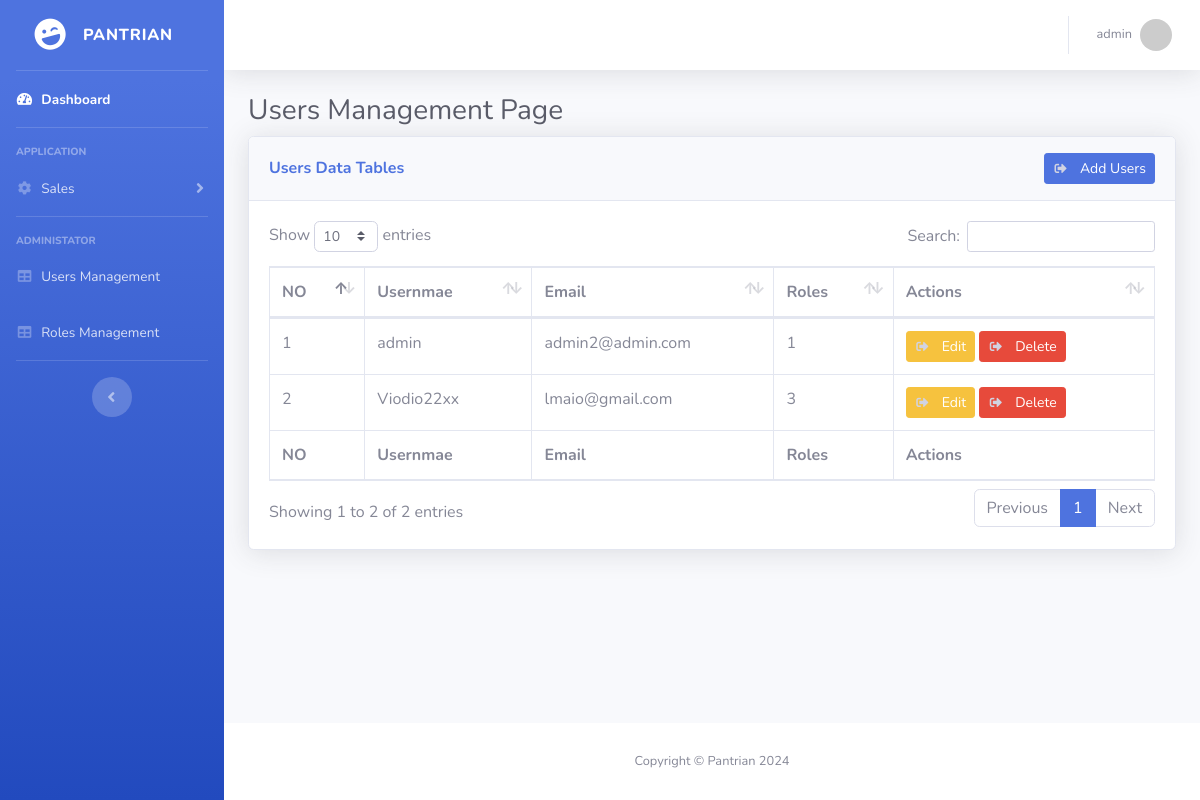
The app's page /pages/users.php (signed in), older data.
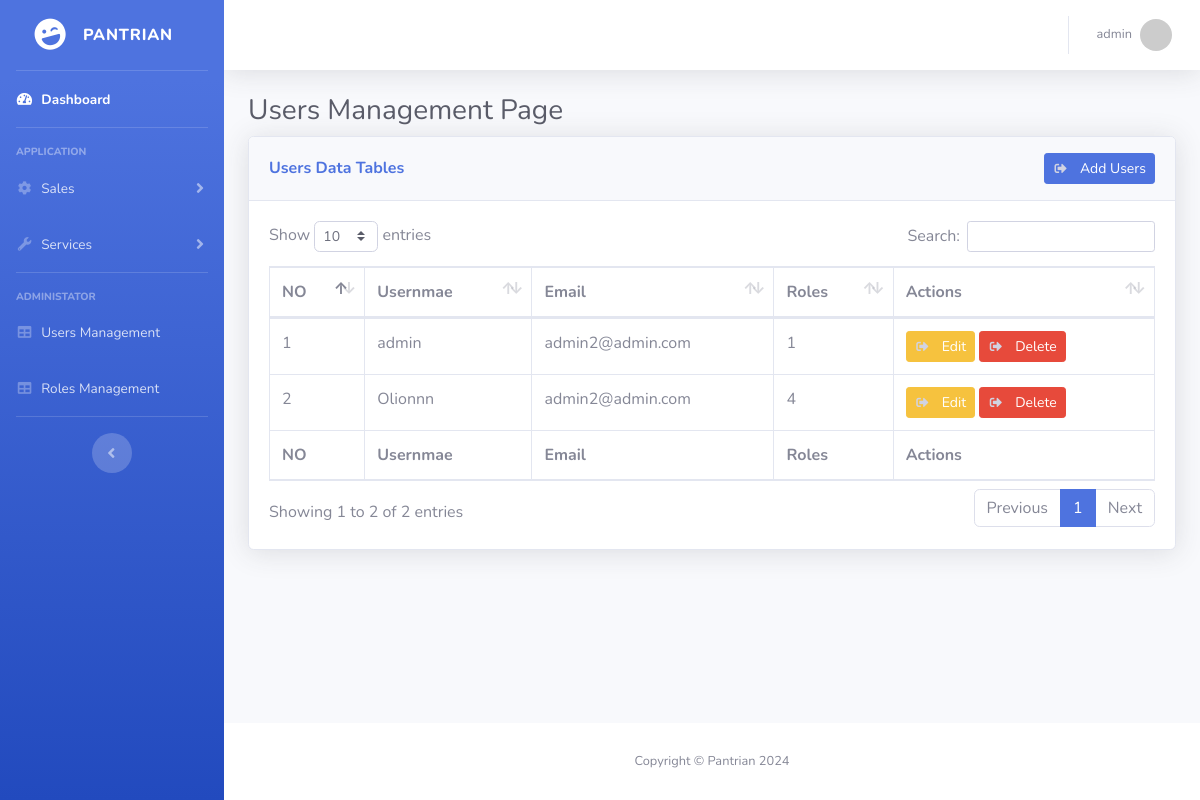
The same page, newer data.
### tables this page shows
CREATE TABLE `users` (
  `id` int(11) NOT NULL,
  `username` varchar(255) NOT NULL,
  `email` varchar(255) NOT NULL,
  `password` varchar(255) NOT NULL,
  `role_id` int(11) NOT NULL
);

### pages/access.php (called while the page is built)
<?php
    function checkAccessPage($db, $accesid, $redirectpage) {
        if ($_SESSION['user']['role_id'] != '') {
            $sql = "SELECT * FROM role_permission WHERE role_id = ".$_SESSION['user']['role_id'];
            $result = mysqli_query($db, $sql);
            $perm = [];
            while ($data = mysqli_fetch_assoc($result)) {
                $perm[] = $data['perm_id'];
            }
            $re  = in_array($accesid, $perm);
            if ($re == false) {
                if ($redirectpage != '') {
                    header('Location: ' . $redirectpage);
                } else {
                    return false;
                }
                return false;
            } else {
                return true;
            }
        }
    }
?>

### pages/users.php (the view, shortened to what this page needs)
<?php
    $title = "Users Management Page";
    require_once("../layout/header.php");
    require_once("../db.php");
    require_once("access.php");
    function getUsers() {
        global $db;
        $sql = "SELECT * FROM users";
        $result = $db->query($sql);
        $users = [];
        if ($result->num_rows > 0) {
            while($row = $result->fetch_assoc()) {
                $users[] = $row;
            }
        }
        return $users;
    }
?>
    <div id="wrapper">
        <?php require_once("../layout/sidebar.php"); ?>
        <div id="content-wrapper" class="d-flex flex-column">
            <div id="content">
                <?php  require_once("../layout/topbar.php"); ?>
                <div class="container-fluid">
                    <h1 class="h3 mb-2 text-gray-800"><?= $title ?></h1>
                    <div class="card shadow mb-4">
                        <div class="card-header py-3 d-flex justify-content-between">
                            <h6 class="m-0 my-auto font-weight-bold text-primary ">Users Data Tables</h6>
                            <button class="btn btn-primary btn-sm" data-toggle="modal" data-target="#addModal">
                                <i class="fas fa-sign-out-alt fa-sm fa-fw mr-2 text-gray-400"></i>
                                Add Users
                            </button>
                        </div>
                        <div class="card-body">
                            <div class="table-responsive">
                                <table class="table table-bordered" id="dataTable" width="100%" cellspacing="0">
                                    <thead>
                                        <tr>
                                            <th>NO</th>
                                            <th>Usernmae</th>
                                            <th>Email</th>
                                            <th>Roles</th>
                                            <th>Actions</th>
                                        </tr>
                                    </thead>
                                    <tfoot>
                                        <tr>
                                            <th>NO</th>
                                            <th>Usernmae</th>
                                            <th>Email</th>
                                            <th>Roles</th>
                                            <th>Actions</th>
                                        </tr>
                                    </tfoot>
                                    <tbody>
                                        <?php
                                            $no = 1;
                                            $users = getUsers();
                                            foreach($users as $user) {
                                                echo "<tr>";
                                                echo "<td>".$no."</td>";
                                                echo "<td>".$user['username']."</td>";
                                                echo "<td>".$user['email']."</td>";
                                                echo "<td>".$user['role_id']."</td>";
                                                echo "<td>
                                                    <button class='btn btn-warning btn-sm' data-toggle='modal' data-target='#editModal' data-id='".$user['id']."' data-username='".$user['username']."'  data-email='".$user['email']."' data-role='".$user['role_id']."'>
                                                        <i class='fas fa-sign-out-alt fa-sm fa-fw mr-2 text-gray-400'></i>
                                                        Edit
                                                    </button>
                                                    <button class='btn btn-danger btn-sm' data-toggle='modal' data-target='#deleteModal' data-id='".$user['id']."' data-username='".$user['username']."'  data-email='".$user['email']."'>
                                                        <i class='fas fa-sign-out-alt fa-sm fa-fw mr-2 text-gray-400'></i>
                                                        Delete
                                                    </button>
                                                </td>";
                                                echo "</tr>";
                                                $no++;
                                            }
                                        ?>
                                    </tbody>
                                </table>
                            </div>
                        </div>
                    </div>
                </div>
            </div>
            <?php require_once("../layout/bottombar.php"); ?>
        </div>
    </div>
    <?php
        require_once("../layout/footer.php");
    ?>

### layout/header.php (shortened to what this page needs)
<!DOCTYPE html>
<html lang="en">
<head>
    <link href="../assets/vendor/fontawesome-free/css/all.min.css" rel="stylesheet" type="text/css">
    <link href="../assets/css/sb-admin-2.min.css" rel="stylesheet">
    <link href="../assets/vendor/datatables/dataTables.bootstrap4.min.css" rel="stylesheet">
</head>
<body class="bg-gradient-primary" id="page-top">

### layout/sidebar.php (shortened to what this page needs)
<?php
require_once("../db.php");
require_once("../pages/access.php");
?>
<ul class="navbar-nav bg-gradient-primary sidebar sidebar-dark accordion" id="accordionSidebar">
    <a class="sidebar-brand d-flex align-items-center justify-content-center" href="index.html">
        <div class="sidebar-brand-icon rotate-n-15">
            <i class="fas fa-laugh-wink"></i>
        </div>
        <div class="sidebar-brand-text mx-3">Pantrian</div>
    </a>
    <hr class="sidebar-divider my-0">
    <?php if (checkAccessPage($db, 9, '')) : ?>
    <li class="nav-item active">
        <a class="nav-link" href="../pages/dashboard.php">
            <i class="fas fa-fw fa-tachometer-alt"></i>
            <span>Dashboard</span></a>
    </li>
    <?php endif; ?>
    <hr class="sidebar-divider">
    <div class="sidebar-heading">
        Application
    </div>
    <?php if (checkAccessPage($db, 14, '')) : ?>
    <li class="nav-item">
        <a class="nav-link collapsed" href="#" data-toggle="collapse" data-target="#collapseTwo"
            aria-expanded="true" aria-controls="collapseTwo">
            <i class="fas fa-fw fa-cog"></i>
            <span>Sales</span>
        </a>
    </li>
    <?php endif; ?>
    <?php if (checkAccessPage($db, 22, '')) : ?>
    <li class="nav-item">
        <a class="nav-link collapsed" href="#" data-toggle="collapse" data-target="#collapseUtilities"
            aria-expanded="true" aria-controls="collapseUtilities">
            <i class="fas fa-fw fa-wrench"></i>
            <span>Services</span>
        </a>
    </li>
    <?php endif; ?>
    <hr class="sidebar-divider">
    <?php if (checkAccessPage($db, 3, '') || checkAccessPage($db, 7, '')) : ?>
    <div class="sidebar-heading">
        Administator
    </div>
    <?php endif; ?>
    <?php if (checkAccessPage($db, 3, '')) : ?>
    <li class="nav-item">
        <a class="nav-link" href="../pages/users.php">
            <i class="fas fa-fw fa-table"></i>
            <span>Users Management</span></a>
    </li>
    <?php endif; ?>
    <?php if (checkAccessPage($db, 7, '')) : ?>
    <li class="nav-item">
        <a class="nav-link" href="../pages/roles.php">
            <i class="fas fa-fw fa-table"></i>
            <span>Roles Management</span></a>
    </li>
    <?php endif; ?>
    <hr class="sidebar-divider d-none d-md-block">
    <div class="text-center d-none d-md-inline">
        <button class="rounded-circle border-0" id="sidebarToggle"></button>
    </div>
</ul>

### layout/topbar.php (shortened to what this page needs)
<nav class="navbar navbar-expand navbar-light bg-white topbar mb-4 static-top shadow">
                    <ul class="navbar-nav ml-auto">
                        <li class="nav-item dropdown no-arrow">
                            <a class="nav-link dropdown-toggle" href="#" id="userDropdown" role="button"
                                data-toggle="dropdown" aria-haspopup="true" aria-expanded="false">
                                <span class="mr-2 d-none d-lg-inline text-gray-600 small"><?= $_SESSION['user']['username']?></span>
                                <img class="img-profile rounded-circle"
                                    src="https://placehold.co/123/1F2544/FFD0EC?text=<?=  substr($_SESSION['user']['username'], 0, 1) ?>&font=roboto">
                            </a>
                        </li>
                    </ul>
                </nav>

### layout/bottombar.php
<footer class="sticky-footer bg-white">
    <div class="container my-auto">
        <div class="copyright text-center my-auto">
            <span>Copyright &copy; Pantrian 2024</span>
        </div>
    </div>
</footer>

### layout/footer.php (shortened to what this page needs)
</body>
</html>

Row changes from the older to the newer data that the page shows:
removed users: username "Viodio22xx", email "lmaio@gmail.com", role "3"
added users: username "Olionnn", email "admin2@admin.com", role "4"
Text that changed along with them:
text now shown: "Services"
